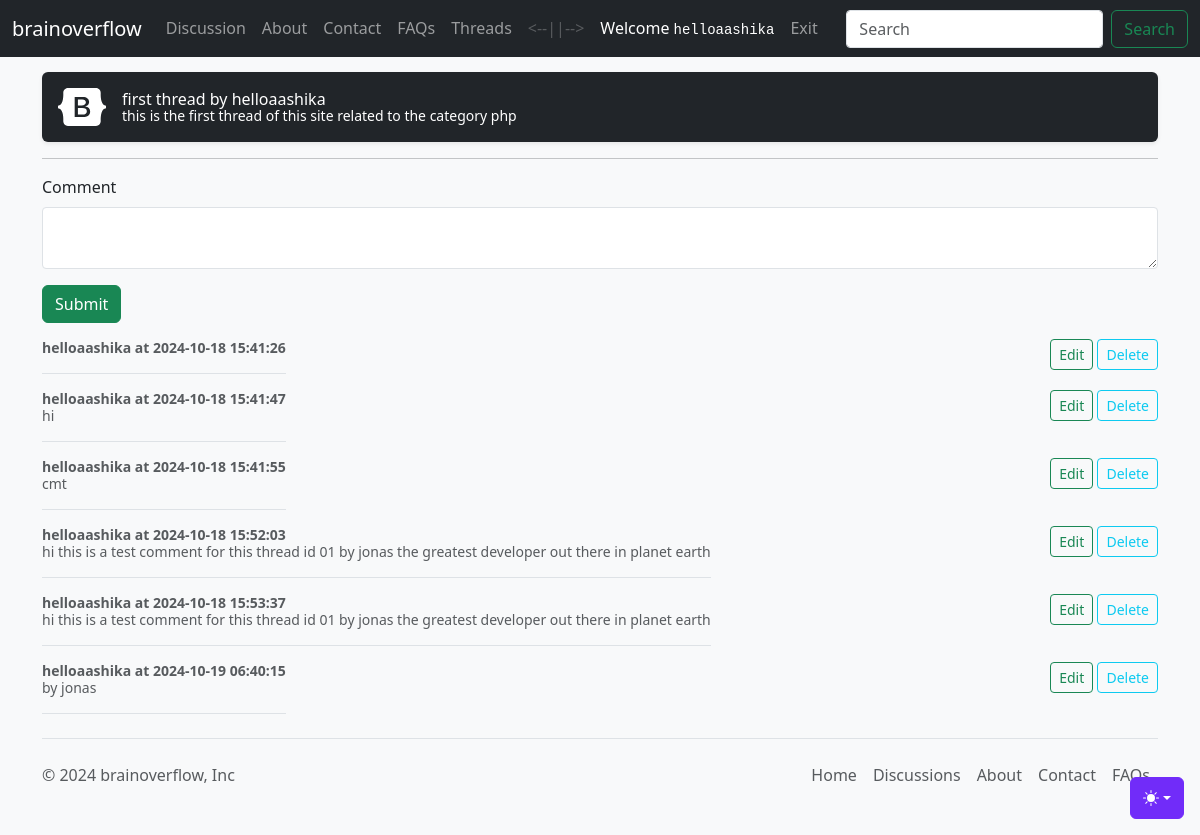
The page /thread.php?th_id=1 (signed in) on the database its author committed.
### tables this page shows
CREATE TABLE `threads` (
  `th_id` int(12) NOT NULL,
  `th_name` varchar(256) NOT NULL,
  `th_desc` varchar(4098) NOT NULL,
  `th_ct_id` int(12) NOT NULL,
  `th_user_id` int(12) NOT NULL,
  `th_dt` datetime NOT NULL DEFAULT current_timestamp()
);

CREATE TABLE `users` (
  `sno` int(11) NOT NULL,
  `username` varchar(64) NOT NULL,
  `user_email` varchar(64) NOT NULL,
  `user_pass` varchar(256) NOT NULL,
  `user_dt` datetime NOT NULL DEFAULT current_timestamp()
);

CREATE TABLE `comments` (
  `cmt_id` int(12) NOT NULL,
  `cmt_cnt` varchar(256) NOT NULL,
  `th_id` int(12) NOT NULL,
  `cmt_user_id` int(11) NOT NULL,
  `cmt_dt` datetime NOT NULL DEFAULT current_timestamp()
);

### partials/_helpers.php (called while the page is built, shortened)
<?php
function h(mixed $value): string
{
    return htmlspecialchars((string) ($value ?? ''), ENT_QUOTES | ENT_SUBSTITUTE, 'UTF-8');
}
function positive_int(mixed $value): ?int
{
    $integer = filter_var($value, FILTER_VALIDATE_INT);
    return $integer !== false && $integer > 0 ? $integer : null;
}

### thread.php (the view, shortened to what this page needs)
<?php
require_once 'partials/_helpers.php';
require 'partials/database/_connect.php';
$th_id = positive_int($_GET['th_id'] ?? null);
$threadStatement = mysqli_prepare($conn, 'SELECT * FROM `threads` WHERE th_id = ?');
mysqli_stmt_bind_param($threadStatement, 'i', $th_id);
mysqli_stmt_execute($threadStatement);
$thread = mysqli_fetch_assoc(mysqli_stmt_get_result($threadStatement));
?>
<!DOCTYPE html>
<html lang="en" data-bs-theme="auto">
<head>
  <link rel="stylesheet" href="https://cdn.jsdelivr.net/npm/@docsearch/css@3" />
  <link href="assets/dist/css/bootstrap.min.css" rel="stylesheet" />
  <link href="assets/style.css" rel="stylesheet" />
  <link href="assets/offcanvas-navbar.css" rel="stylesheet" />
  <link href="assets/headers.css" rel="stylesheet">
</head>
<body class="bg-body-tertiary">
    <div class="dropdown position-fixed bottom-0 end-0 mb-3 me-3 bd-mode-toggle">
        <button class="btn btn-bd-primary py-2 dropdown-toggle d-flex align-items-center" id="bd-theme" type="button"
            aria-expanded="false" data-bs-toggle="dropdown" aria-label="Toggle theme (auto)">
            <svg class="bi my-1 theme-icon-active" width="1em" height="1em">
                <use href="#circle-half"></use>
            </svg>
        </button>
    </div>
    <nav class="navbar navbar-expand-lg fixed-top navbar-dark bg-dark" aria-label="Main navigation">
        <?php require 'partials/_header.php'; ?>
    </nav>
    <main class="container">
        <?php
        $th_title = $thread['th_name'];
        $th_desc = $thread['th_desc'];
        $th_user_id = (int) $thread['th_user_id'];
        $authorStatement = mysqli_prepare($conn, 'SELECT username FROM `users` WHERE sno = ?');
        mysqli_stmt_bind_param($authorStatement, 'i', $th_user_id);
        mysqli_stmt_execute($authorStatement);
        $row_03 = mysqli_fetch_assoc(mysqli_stmt_get_result($authorStatement));
        $th_user = $row_03['username'] ?? 'Unknown User';
        echo ' <div class="d-flex align-items-center p-3 my-3 text-white bg-dark rounded shadow-sm">
            <img class="me-3" src="/docs/5.3/assets/brand/bootstrap-logo-white.svg" alt="" width="48" height="38">
            <div class="lh-1">
                <h1 class="h6 mb-0 text-white lh-1">' . h($th_title) . ' by ' . h($th_user) . '</h1>
                <small>' . h($th_desc) . '</small>
            </div>
        </div>'
            ?>
        <hr>
        <?php
        if (($_SESSION['role'] ?? '') === 'user') {
            echo '<form action="thread.php?th_id=' . $th_id . '" method="POST">
        ' . csrf_field() . '
        <div class="mb-3">
            <label for="concern_desc" class="form-label">Comment</label>
            <textarea class="form-control" id="cmt_cnt" name="cmt_cnt" rows="2"></textarea>
        </div>
        <button type="submit" class="btn btn-success">Submit</button>
    </form>';
        } else {
            echo 'Login to comment';
        }
        ?>
        <?php
        $commentsStatement = mysqli_prepare($conn, 'SELECT * FROM `comments` WHERE th_id = ? ORDER BY cmt_dt');
        mysqli_stmt_bind_param($commentsStatement, 'i', $th_id);
        mysqli_stmt_execute($commentsStatement);
        $results = mysqli_stmt_get_result($commentsStatement);
        while ($row = mysqli_fetch_assoc($results)) {
            $cmt_cnt = $row['cmt_cnt'];
            $cmt_dt = $row['cmt_dt'];
            $cmt_user_id = (int) $row['cmt_user_id'];
            $commentAuthorStatement = mysqli_prepare($conn, 'SELECT username FROM `users` WHERE sno = ?');
            mysqli_stmt_bind_param($commentAuthorStatement, 'i', $cmt_user_id);
            mysqli_stmt_execute($commentAuthorStatement);
            $result = mysqli_stmt_get_result($commentAuthorStatement);
            if ($result && mysqli_num_rows($result) > 0) {
                $row2 = mysqli_fetch_assoc($result);
                $username = $row2['username'];
            } else {
                $username = 'Unknown User';
            }
            $is_owner = (($_SESSION['role'] ?? '') === 'user' && isset($_SESSION['sno']) && (int) $_SESSION['sno'] === $cmt_user_id);
            if ($is_owner) {
                echo '<div class="d-flex text-body-secondary pt-3">
                <p class="pb-3 mb-0 small lh-sm border-bottom">
                    <strong class="d-block text-gray-dark">' . h($username) . ' at ' . h($cmt_dt) . '</strong>
                    ' . h($cmt_cnt) . '
                </p>';
            }
            if ($is_owner) {
                echo '<div class="ms-auto">
                    <form method="GET" action="actions/edit_comment.php" class="d-inline">
                        <input type="hidden" name="cmt_id" value="' . (int) $row['cmt_id'] . '">
                        <button type="submit" class="btn btn-outline-success btn-sm">Edit</button>
                    </form>
                    <form method="POST" action="actions/delete_comment.php" class="d-inline">
                        ' . csrf_field() . '
                        <input type="hidden" name="cmt_id" value="' . (int) $row['cmt_id'] . '">
                        <button type="submit" class="btn btn-outline-info btn-sm">Delete</button>
                    </form>
                  </div>';
            }
            echo '</div>';
        }
        ?>
    </main>
    <?php include 'partials/_footer.php' ?>
</body>
</html>

### assets/style.css (style rules this page uses)
.bi { vertical-align: -0.125em; fill: currentColor; }
.btn-bd-primary { --bd-violet-bg: #712cf9; --bd-violet-rgb: 112.520718, 44.062154, 249.437846; --bs-btn-font-weight: 600; --bs-btn-color: var(--bs-white); --bs-btn-bg: var(--bd-violet-bg); --bs-btn-border-color: var(--bd-violet-bg); --bs-btn-hover-color: var(--bs-white); --bs-btn-hover-bg: #6528e0; --bs-btn-hover-border-color: #6528e0; --bs-btn-focus-shadow-rgb: var(--bd-violet-rgb); --bs-btn-active-color: var(--bs-btn-hover-color); --bs-btn-active-bg: #5a23c8; --bs-btn-active-border-color: #5a23c8; }
.bd-mode-toggle { z-index: 1500; }
body { background-color: #f8f9fa; }
.form-control { border-radius: 0.25rem; }

### assets/offcanvas-navbar.css (style rules this page uses)
html, body { overflow-x: hidden; }
body { padding-top: 56px; }

### rows shown on the page
threads: th_name "first thread", th_desc "this is the first thread of this site related to the category php"
users: username "helloaashika"
comments: users.username "helloaashika", cmt_dt "2024-10-18 15:41:26"
comments: users.username "helloaashika", cmt_dt "2024-10-18 15:41:47", cmt_cnt "hi"
comments: users.username "helloaashika", cmt_dt "2024-10-18 15:41:55", cmt_cnt "cmt"
comments: users.username "helloaashika", cmt_dt "2024-10-18 15:52:03", cmt_cnt "hi this is a test comment for this thread id 01 by jonas the greatest developer out there in planet earth"
comments: users.username "helloaashika", cmt_dt "2024-10-18 15:53:37", cmt_cnt "hi this is a test comment for this thread id 01 by jonas the greatest developer out there in planet earth"
comments: users.username "helloaashika", cmt_dt "2024-10-19 06:40:15", cmt_cnt "by jonas"

### other values the page prints
$name "helloaashika"
